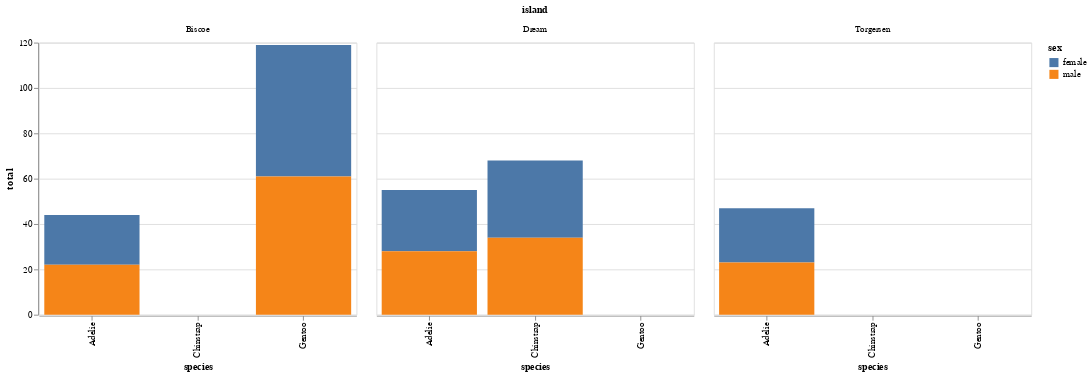

The cell this chart's notebook holds for it:
### Code cell
alt.Chart(penguins_gender_species_summary.to_pandas()).mark_bar().encode(
    alt.X('species'),
    alt.Y('total'),
    alt.Color('sex')
).properties(
    height=300,width=350,title='Penguins over different Islands'
).facet('island',columns=3)

### Figure 1 — Vega-Lite specification as saved in the notebook (floating-point values rounded to 4 significant figures)
{"config": {"view": {"continuousWidth": 400, "continuousHeight": 300}}, "data": {"name": "data-941e06c7d96bce91ae4880b9bba6cdce"}, "facet": {"type": "nominal", "field": "island"}, "spec": {"mark": "bar", "encoding": {"color": {"type": "nominal", "field": "sex"}, "x": {"type": "nominal", "field": "species"}, "y": {"type": "quantitative", "field": "total"}}, "height": 300, "title": "Penguins over different Islands", "width": 350}, "columns": 3, "$schema": "https://vega.github.io/schema/vega-lite/v4.8.1.json", "datasets": {"data-941e06c7d96bce91ae4880b9bba6cdce": [{"sex": "female", "island": "Biscoe", "species": "Adelie", "total": 22}, {"sex": "female", "island": "Biscoe", "species": "Gentoo", "total": 58}, {"sex": "female", "island": "Dream", "species": "Adelie", "total": 27}, {"sex": "female", "island": "Dream", "species": "Chinstrap", "total": 34}, {"sex": "female", "island": "Torgersen", "species": "Adelie", "total": 24}, {"sex": "male", "island": "Biscoe", "species": "Adelie", "total": 22}, {"sex": "male", "island": "Biscoe", "species": "Gentoo", "total": 61}, {"sex": "male", "island": "Dream", "species": "Adelie", "total": 28}, {"sex": "male", "island": "Dream", "species": "Chinstrap", "total": 34}, {"sex": "male", "island": "Torgersen", "species": "Adelie", "total": 23}]}}
